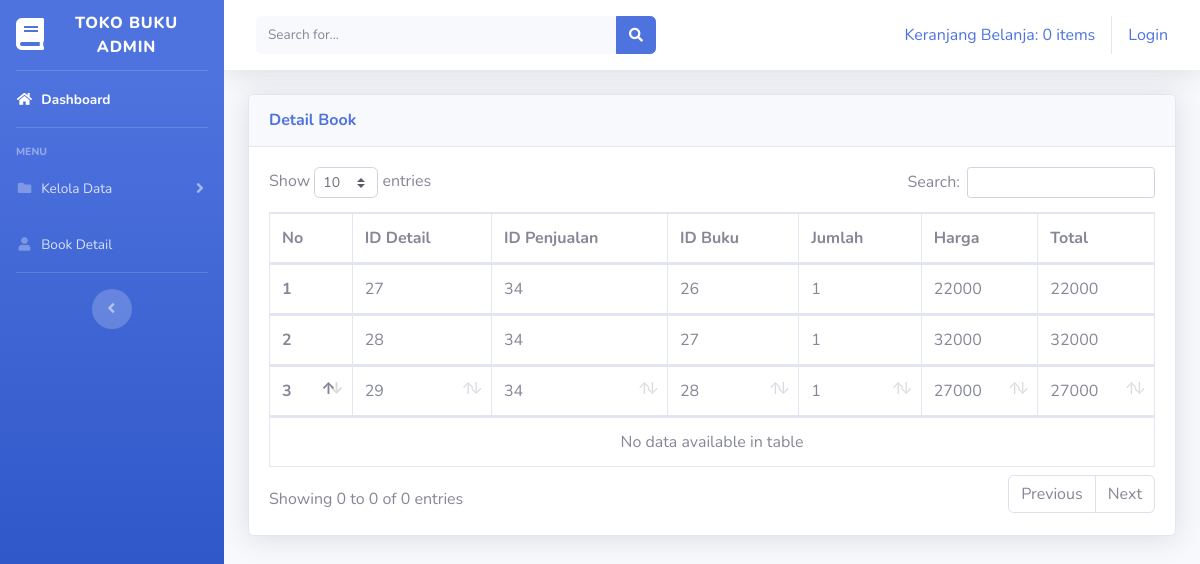
Screenshot of /index.php/data_detail/detail/34 with the database file from the repository.
### tables this page shows
CREATE TABLE `detail_penjualan` (
  `id_detail_penjualan` int(11) NOT NULL,
  `id_penjualan` int(11) DEFAULT NULL,
  `id_buku` int(11) DEFAULT NULL,
  `jumlah` int(50) DEFAULT NULL,
  `harga` int(50) DEFAULT NULL,
  `total` int(50) DEFAULT NULL
);

### application/controllers/Data_detail.php (called while the page is built, shortened)
<?php
class Data_detail extends CI_Controller
{
  public  function __construct()
  {
    $this->load->model('model_detail');
  }
  public function detail($id_penjualan)
  {
    $data['data_detail'] = $this->model_detail->detail($id_penjualan);
    $this->load->view('templates_admin/header');
    $this->load->view('templates_admin/sidebar');
    $this->load->view('data_detail/detail_penjualan', $data);
    $this->load->view('templates_admin/footer');
  }
}

### index.php (called while the page is built, shortened)
<?php
require_once BASEPATH.'core/CodeIgniter.php';

### application/models/model_detail.php (called while the page is built, shortened)
<?php
class model_detail extends CI_Model
{
  public function detail($id_penjualan)
  {
    $this->db->where('id_penjualan', $id_penjualan);
    $query = $this->db->get('detail_penjualan');
    return $query->result();
  }
}

### application/views/data_detail/detail_penjualan.php (the view, shortened to what this page needs)
<div class="container-fluid">
  <div class="card shadow mb-4">
    <div class="card-header py-3">
      <h6 class="m-0 font-weight-bold text-primary">Detail Book</h6>
    </div>
    <div class="card-body">
      <div class="table-responsive">
        <table class="table table-bordered" id="dataTable" width="100%" cellspacing="0">
          <thead>
            <tr>
              <th>No</th>
              <th>ID Detail</th>
              <th>ID Penjualan</th>
              <th>ID Buku</th>
              <th>Jumlah</th>
              <th>Harga</th>
              <th>Total</th>
            </tr>
            <?php
            $no = 1;
            foreach ($data_detail as $detail) :
            ?>
              <tr>
                <th><?= $no++ ?></th>
                <td><?php echo $detail->id_detail_penjualan ?></td>
                <td><?php echo $detail->id_penjualan ?></td>
                <td><?php echo $detail->id_buku ?></td>
                <td><?php echo $detail->jumlah ?></td>
                <td><?php echo $detail->harga ?></td>
                <td><?php echo $detail->total ?></td>
              </tr>
            <?php endforeach; ?>
        </table>
      </div>
    </div>
  </div>
</div>
</div>
</div>
</div>

### rows the page displays
detail_penjualan: id_detail_penjualan "27", id_penjualan "34", id_buku "26", jumlah "1", harga "22000", total "22000"
detail_penjualan: id_detail_penjualan "28", id_penjualan "34", id_buku "27", jumlah "1", harga "32000", total "32000"
detail_penjualan: id_detail_penjualan "29", id_penjualan "34", id_buku "28", jumlah "1", harga "27000", total "27000"

### other values shown
anchor('dashboard/detail_keranjang', $keranjang) "Keranjang Belanja: 0 items"
anchor('auth/login', 'Login') "Login"
